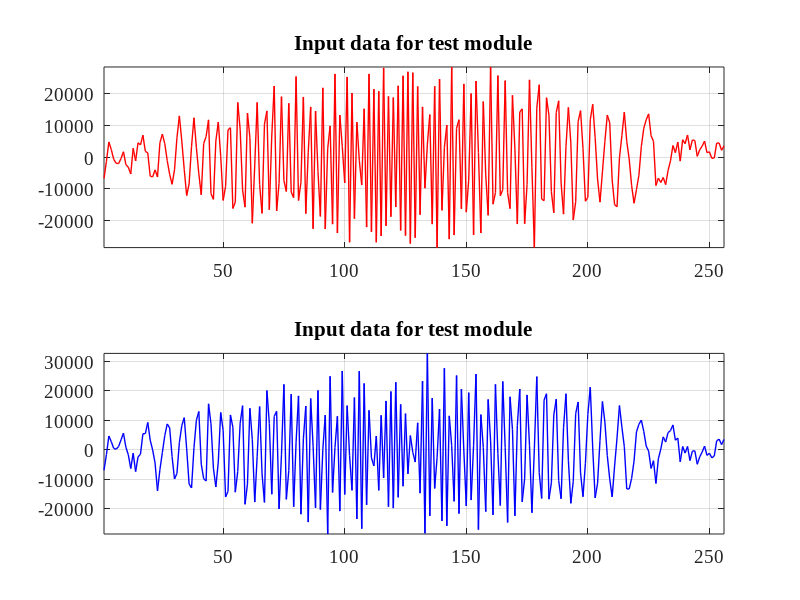
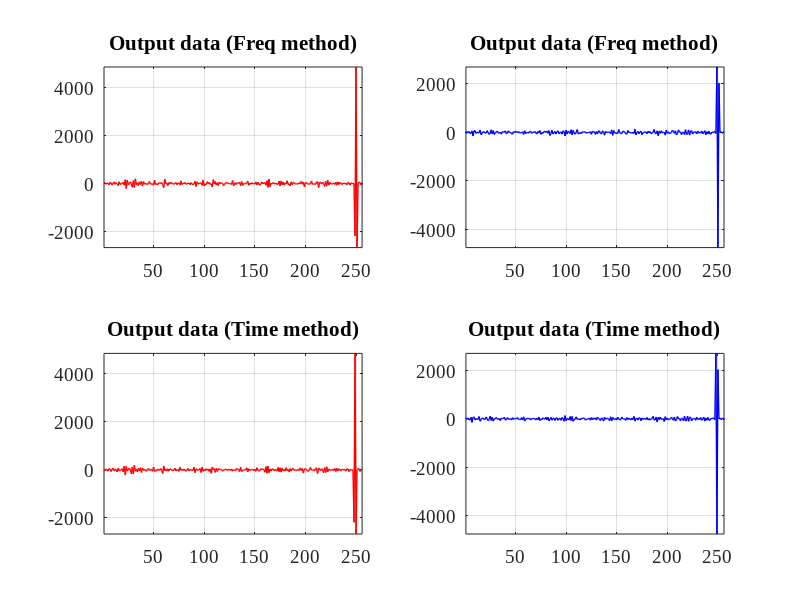

MATLAB code for these plots, in order:
%% -----------------------------------------------------------------------
%
% Title       : test_cfir.m
% Author      : Alexander Kapitanov	
% Company     : AO "Insys"
% E-mail      : sallador@bk.ru 
% Version     : 1.0	 
%
% ------------------------------------------------------------------------
%
% Description : 
%    Top level for testing Complex FIR filters: time/freq methods
%
% ------------------------------------------------------------------------
%
% Version     : 1.0 
% Date        : 2017.07.01 
%
%% ----------------------------------------------------------------------- 
%
%	GNU GENERAL PUBLIC LICENSE
% Version 3, 29 June 2007
%
%	Copyright (c) 2018 Kapitanov Alexander
%
% This program is free software: you can redistribute it and/or modify
% it under the terms of the GNU General Public License as published by
% the Free Software Foundation, either version 3 of the License, or
% (at your option) any later version.
%
% You should have received a copy of the GNU General Public License
% along with this program.  If not, see <http://www.gnu.org/licenses/>.
%
% THERE IS NO WARRANTY FOR THE PROGRAM, TO THE EXTENT PERMITTED BY
% APPLICABLE LAW. EXCEPT WHEN OTHERWISE STATED IN WRITING THE COPYRIGHT 
% HOLDERS AND/OR OTHER PARTIES PROVIDE THE PROGRAM "AS IS" WITHOUT WARRANTY 
% OF ANY KIND, EITHER EXPRESSED OR IMPLIED, INCLUDING, BUT NOT LIMITED TO, 
% THE IMPLIED WARRANTIES OF MERCHANTABILITY AND FITNESS FOR A PARTICULAR 
% PURPOSE.  THE ENTIRE RISK AS TO THE QUALITY AND PERFORMANCE OF THE PROGRAM 
% IS WITH YOU.  SHOULD THE PROGRAM PROVE DEFECTIVE, YOU ASSUME THE COST OF 
%  ALL NECESSARY SERVICING, REPAIR OR CORRECTION. 
%
%% -----------------------------------------------------------------------

% Preparing to work
close all;
clear all;

set(0, 'DefaultAxesFontSize', 14, 'DefaultAxesFontName', 'Times New Roman');
set(0, 'DefaultTextFontSize', 14, 'DefaultTextFontName', 'Times New Roman'); 

% Settings
NFFT = 2^8;             % Sampling Frequency
tt = 1:NFFT;            % Time vector #2
VAL_SHIFT = 0;

Asig = (2^15)-1;
Fsig = 8;
F0 = 0;

Fd = 1;
Fm = NFFT/1;
B = Fm / NFFT;
Ffm = 1;
% For testing FORWARD and INVERSE FFT: FWT

STAGE = log2(NFFT);

%% -------------------------------------------------------------------------- %%
% ---------------- 0: CREATE INPUT DATA FOR CPP/RTL -------------------------- % 
%% -------------------------------------------------------------------------- %%
F = 1;

for i = 1:NFFT
  if (i < NFFT/Fd)
    Dre(i,1) = round(Asig * cos(F0 + (Fsig*i + B*i*i/2) * 2*Fd*pi/NFFT) * abs(sin(Fd * i * Ffm * pi / NFFT)));
    Dim(i,1) = round(Asig * sin(F0 + (Fsig*i + B*i*i/2) * 2*Fd*pi/NFFT) * abs(sin(Fd * i * Ffm * pi / NFFT)));    
  else
    Dre(i,1) = 0;
    Dim(i,1) = 0;
  end  
    Dre(i,1) = round(Asig * cos(F0 + (Fsig*i + B*i*i/2) * 2*pi/NFFT) * sin(i * Ffm * pi / NFFT));
    Dim(i,1) = round(Asig * sin(F0 + (Fsig*i + B*i*i/2) * 2*pi/NFFT) * sin(i * Ffm * pi / NFFT));  
end

for i = 1:NFFT
  if (i > VAL_SHIFT)
    Xre(i,1) = Dre(i-VAL_SHIFT, 1);
    Xim(i,1) = Dim(i-VAL_SHIFT, 1);
  else
    Xre(i,1) = Dre(NFFT-VAL_SHIFT+i, 1);
    Xim(i,1) = Dim(NFFT-VAL_SHIFT+i, 1);   
  end
end
Dre = Xre;
Dim = Xim;

% Adding noise to real signal 
SNR = -70;
SEED = 1;

DatRe = awgn(Dre, SNR, 0, SEED);     
DatIm = awgn(Dim, SNR, 0, SEED);     

DatRe = awgn(Dre, SNR, 0, SEED);     
DatIm = awgn(Dim, SNR, 0, SEED);     

Mre = max(abs(DatRe));
Mim = max(abs(DatIm));
Mdt = max(Mre, Mim);

DSVRe = round(((2^15 - 1)/Mdt)*DatRe);
DSVIm = round(((2^15 - 1)/Mdt)*DatIm);

Din(:,1) = DSVRe;
Din(:,2) = DSVIm;
Dcm(:,1) = Din(:,1) + j*Din(:,2);

if (1)
  figure(1) % Plot loaded data in Freq Domain
  for i = 1:2
    subplot(2,1,i)
    plot(tt(1:NFFT), Din(1:NFFT,i), '-', 'LineWidth', 1, 'Color',[2-i 0  i-1])
    grid on
    axis tight 
    title(['Input data for test module'])  
  end
end

Dfft = fft(Dcm) / NFFT; 
Dabs = (1/(NFFT)) * abs(Dfft).^2; 

DatFFT(:,1) = real(Dfft);
DatFFT(:,2) = imag(Dfft);

%% -------------------------------------------------------------------------- %%
% ---------------- 2:  SF DATA CMP (SUPPLY FUNCTION) ------------------------- % 
%% -------------------------------------------------------------------------- %%
Aof = (2^15)-1;
Fof = 1;
Fm = NFFT/1;
B = Fm / NFFT;

for i = 1:NFFT
    SF(i,1) = round(Aof * cos(F0 + (Fof*i + B*i*i/2) * 2*pi/NFFT) * sin(i * Ffm * pi / NFFT));
    SF(i,2) = round(Aof * sin(F0 + (Fof*i + B*i*i/2) * 2*pi/NFFT) * sin(i * Ffm * pi / NFFT));   
  if (i < NFFT/Fd)
    SF(i,1) = round(Aof * cos(F0 + (Fof*i + B*i*i/2) * 2*Fd*pi/NFFT) * abs(sin(Fd * i * Ffm * pi / NFFT)));
    SF(i,2) = round(Aof * sin(F0 + (Fof*i + B*i*i/2) * 2*Fd*pi/NFFT) * abs(sin(Fd * i * Ffm * pi / NFFT)));    
  else
    SF(i,1) = 0;
    SF(i,2) = 0;
  end      
end

for i = 1:NFFT
    SF(i,1) = round(Aof * cos(F0 + (Fof*i + B*i*i/2) * 2*pi/NFFT) * sin(i * Ffm * pi / NFFT));
    SF(i,2) = round(Aof * sin(F0 + (Fof*i + B*i*i/2) * 2*pi/NFFT) * sin(i * Ffm * pi / NFFT));   
end

% Combine new data to matrix
SFCm(:,1) = SF(:,1) + j*SF(:,2);

SF_FFT = fft(SFCm) / NFFT; 
Sabs = (1/(NFFT)) * abs(SF_FFT).^2; 

% Preparing data to integer:
SfFFT(:,1) = real(SF_FFT);
SfFFT(:,2) = -imag(SF_FFT);

Sfft = SfFFT(:,1) + j*SfFFT(:,2);

for i = 1:NFFT
    CMsig(i,1) = Dfft(i,1) * Sfft(i,1);
end

CMDat(:,1) = real(CMsig);
CMDat(:,2) = imag(CMsig);

Difft = ifft(CMsig) / NFFT; 
Dabs = (1/(NFFT)) * abs(Difft).^2; 

DatIFFT(:,1) = real(Difft);
DatIFFT(:,2) = imag(Difft);

figure(2) % Plot FFT data in Frequency Domain
for i = 1:2
    subplot(2,2,i)
    plot(tt(1:NFFT), DatIFFT(1:NFFT,i), '-', 'LineWidth', 1, 'Color',[2-i 0  i-1])
    grid on
    hold on
    axis tight    
    title(['Output data (Freq method)'])   
end

%% -------------------------------------------------------------------------- %%
% ---------------- 3:  FIR FILTER COMBINATION -------------------------------- % 
%% -------------------------------------------------------------------------- %%

Dat1 = DSVRe + DSVIm;
Dat2 = DSVIm - DSVRe;
Dat3 = DSVRe;

Cm1 = -SF(:,2);
Cm2 = SF(:,1);
Cm3 = SF(:,1) - SF(:,2);

Dx1 = filter2(Cm1, Dat1);
Dx2 = filter2(Cm2, Dat2);
Dx3 = filter2(Cm3, Dat3);

Ore = - Dx1 + Dx3;
Oim = Dx2 + Dx3;

Ore = Ore / NFFT / NFFT / NFFT;
Oim = Oim / NFFT / NFFT / NFFT;

for i = 1:NFFT
  if (i > NFFT/2)
    DTO(i,1) = Ore(i-NFFT/2, 1);
    DTO(i,2) = Oim(i-NFFT/2, 1);
  else
    DTO(i,1) = Ore(NFFT-NFFT/2+i, 1);
    DTO(i,2) = Oim(NFFT-NFFT/2+i, 1);   
  end
end


figure(2) % Plot FFT data in Frequency Domain
for i = 1:2
    subplot(2,2,i+2)
    plot(tt(1:NFFT), DTO(1:NFFT,i), '-', 'LineWidth', 1, 'Color',[2-i 0  i-1])
    grid on
    axis tight    
    title(['Output data (Time method)'])   
end

